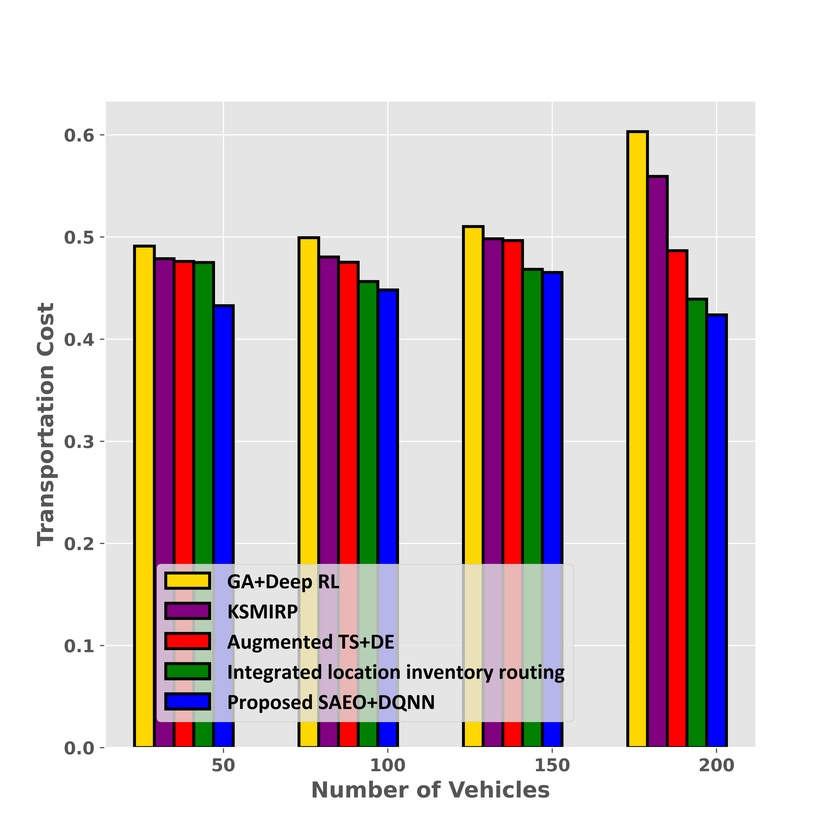
#> input picture Main/graph/1.jpg, 840 x 840 px, shrunk from 6400 x 6400 before the run, found by its file name
$ python Result_graphs.py
#> lines starting #> are read from the running program, lines starting #| are printed output that depends on the picture
from PIL import Image
import Main

# open method used to open different extension image file
im1 = Image.open(r"graph\1.jpg")
#> im1 is the input picture: PIL image 840x840 RGB; mean R, G, B 208.4, 196.5, 196.4
im2 = Image.open(r"graph\2.jpg")
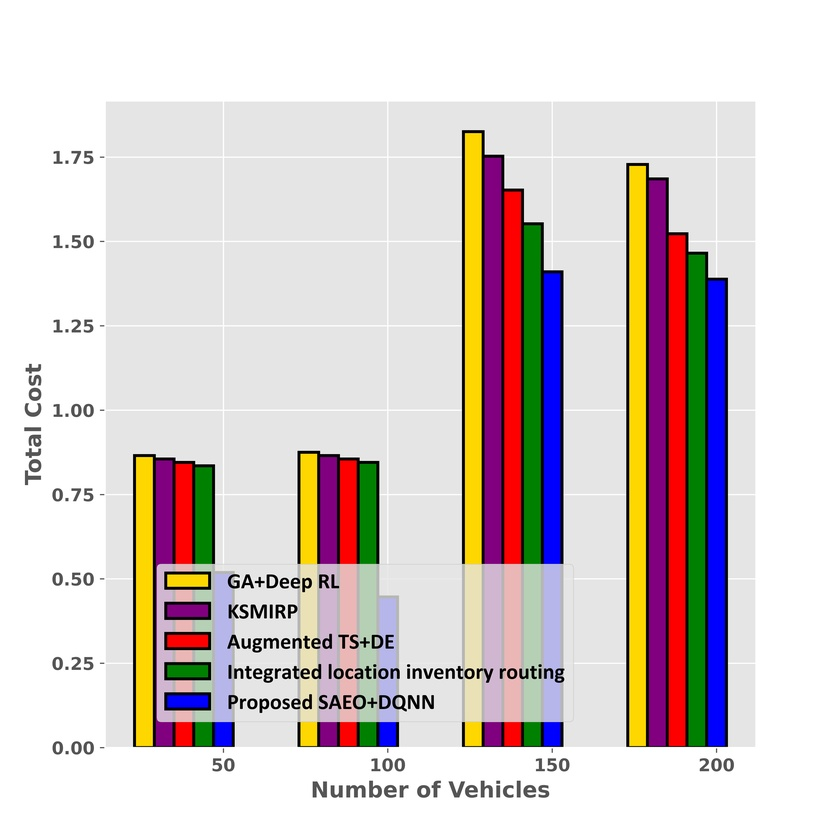
#> input picture Main/graph/2.jpg, 840 x 840 px, shrunk from 6400 x 6400 before the run, found by its file name
#> im2 is the input picture: PIL image 840x840 RGB; mean R, G, B 215.2, 205.7, 204.3
im3 = Image.open(r"graph\3.jpg")
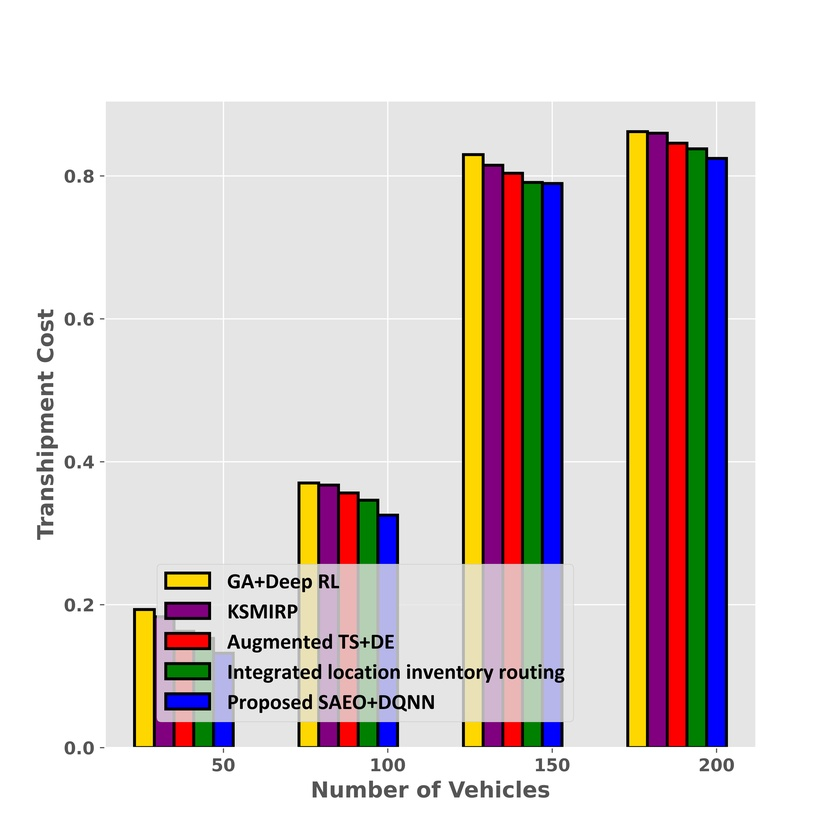
#> input picture Main/graph/3.jpg, 840 x 840 px, shrunk from 6400 x 6400 before the run, found by its file name
#> im3 is the input picture: PIL image 840x840 RGB; mean R, G, B 214.3, 205.5, 206
im4 = Image.open(r"graph\4.jpg")
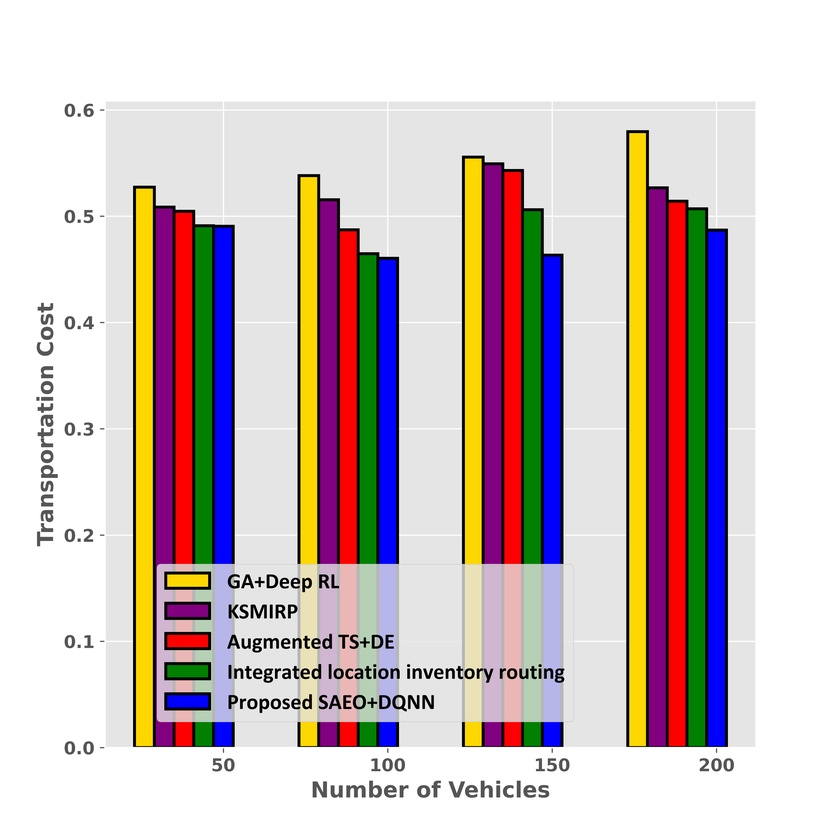
#> input picture Main/graph/4.jpg, 840 x 840 px, shrunk from 6400 x 6400 before the run, found by its file name
#> im4 is the input picture: PIL image 840x840 RGB; mean R, G, B 204.8, 191.7, 191.7
im5 = Image.open(r"graph\5.jpg")
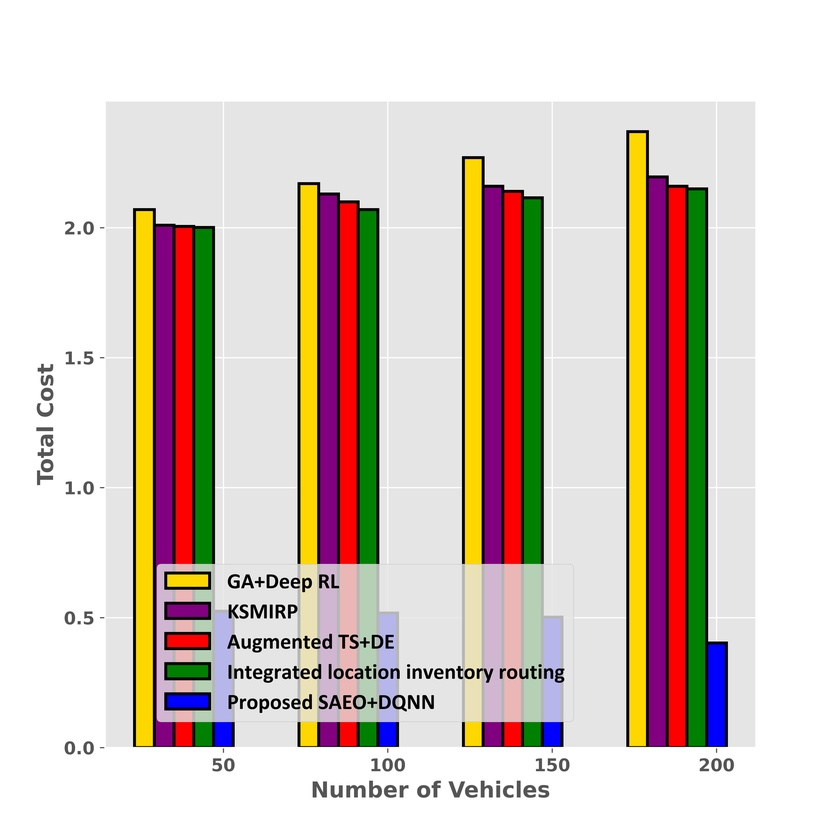
#> input picture Main/graph/5.jpg, 840 x 840 px, shrunk from 6400 x 6400 before the run, found by its file name
#> im5 is the input picture: PIL image 840x840 RGB; mean R, G, B 213.7, 200.8, 192.4
im6 = Image.open(r"graph\6.jpg")
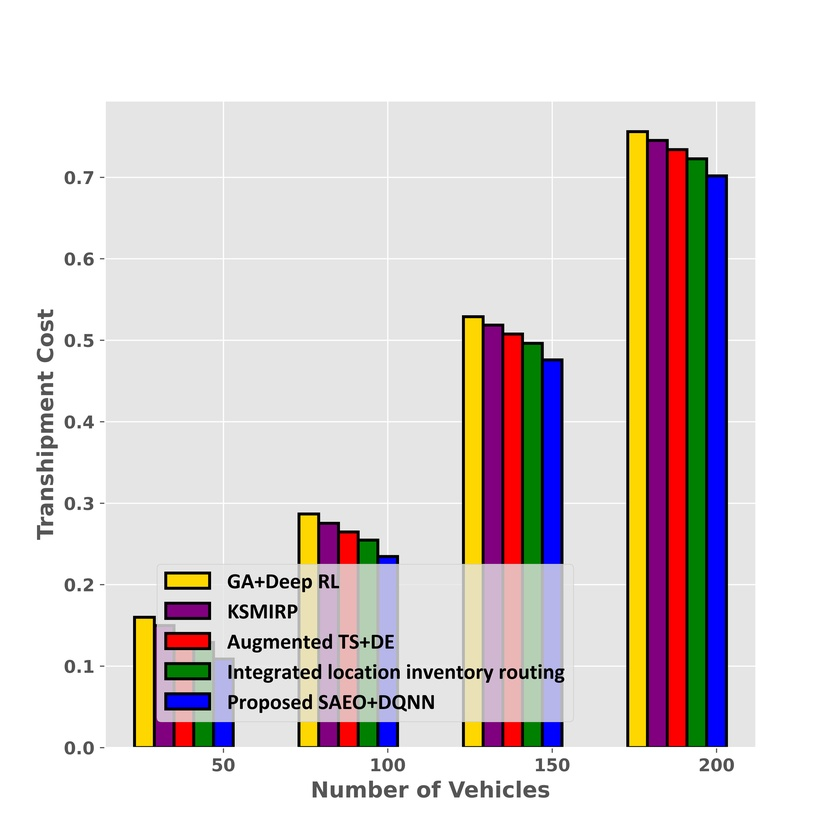
#> input picture Main/graph/6.jpg, 840 x 840 px, shrunk from 6400 x 6400 before the run, found by its file name
#> im6 is the input picture: PIL image 840x840 RGB; mean R, G, B 218.1, 210.7, 210.8
#> (the run stopped early here; a loop or call above may not have finished)
